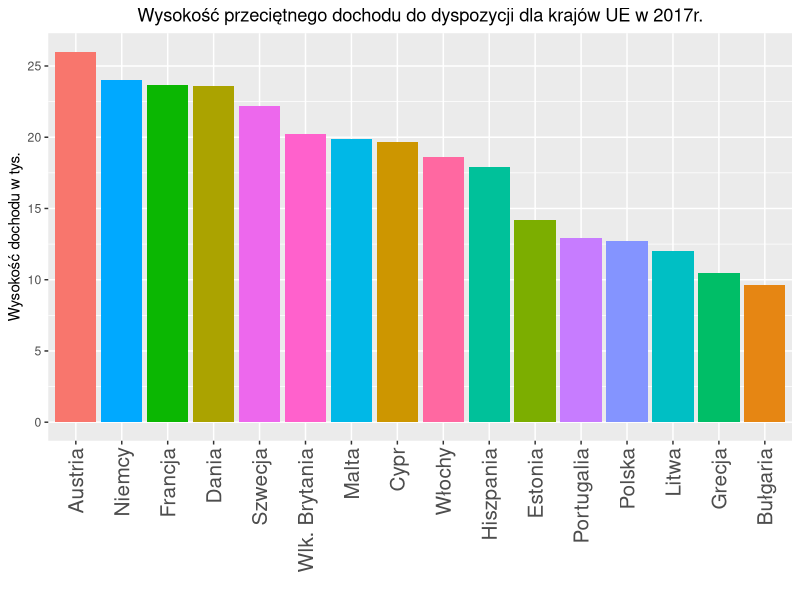

This chart was generated by the following R code:
## ---- chunk 1
library(ggplot2)
x <- c("Estonia","Malta","Austria","Polska","Dania","Litwa","Bułgaria","Szwecja","Niemcy","Francja",
       "Włochy","Portugalia","Hiszpania","Cypr","Wlk. Brytania","Grecja")
y <- as.numeric(c(14.2,19.9,26,12.7,23.6,12,9.6,22.2,24.0,23.7,18.6,12.9,17.9,19.7,20.2,10.5))
dane<- data.frame(x,y)

library(dplyr)
orders <- dane %>%arrange(desc(y))%>%pull(x)

(ggplot(dane, aes(x = x, fill = x)) + geom_bar(aes(weight = y)) + scale_x_discrete(limits = orders)
  + ggtitle("Wysokość przeciętnego dochodu do dyspozycji dla krajów UE w 2017r.")
  + theme(plot.title = element_text(hjust = 0.5))
  + labs(y="Wysokość dochodu w tys.", x = ' ') 
  + theme(legend.position = "none") 
  + scale_y_continuous(breaks=seq(0,30,5))
  + theme(axis.text.x=element_text(angle = 90,hjust = 1,vjust = 0.5,size = 15)))
